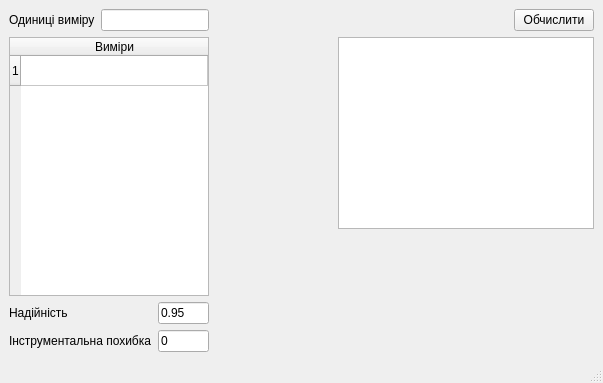
<?xml version="1.0" encoding="UTF-8"?>
<ui version="4.0">
 <class>MainWindow</class>
 <widget class="QMainWindow" name="MainWindow">
  <property name="geometry">
   <rect>
    <x>0</x>
    <y>0</y>
    <width>603</width>
    <height>383</height>
   </rect>
  </property>
  <property name="windowTitle">
   <string>Error Calculator</string>
  </property>
  <widget class="QWidget" name="centralwidget">
   <layout class="QGridLayout" name="gridLayout_2" rowstretch="1,0" columnstretch="0,0,1">
    <item row="0" column="0" rowspan="2">
     <layout class="QVBoxLayout" name="inputLayout">
      <property name="sizeConstraint">
       <enum>QLayout::SizeConstraint::SetNoConstraint</enum>
      </property>
      <item>
       <layout class="QHBoxLayout" name="unitsLayout">
        <item>
         <widget class="QLabel" name="label">
          <property name="text">
           <string>Одиниці виміру</string>
          </property>
         </widget>
        </item>
        <item>
         <widget class="QLineEdit" name="lineEditUnits">
          <property name="enabled">
           <bool>true</bool>
          </property>
          <property name="sizePolicy">
           <sizepolicy hsizetype="Fixed" vsizetype="Fixed">
            <horstretch>0</horstretch>
            <verstretch>0</verstretch>
           </sizepolicy>
          </property>
         </widget>
        </item>
       </layout>
      </item>
      <item>
       <widget class="DataTable" name="tableWidgetData">
        <property name="editTriggers">
         <set>QAbstractItemView::EditTrigger::AnyKeyPressed|QAbstractItemView::EditTrigger::EditKeyPressed</set>
        </property>
        <property name="rowCount">
         <number>1</number>
        </property>
        <property name="columnCount">
         <number>1</number>
        </property>
        <attribute name="horizontalHeaderStretchLastSection">
         <bool>true</bool>
        </attribute>
        <row/>
        <column>
         <property name="text">
          <string>Виміри</string>
         </property>
        </column>
       </widget>
      </item>
      <item>
       <layout class="QGridLayout" name="gridLayout">
        <item row="0" column="1">
         <widget class="QLineEdit" name="lineEditTtest">
          <property name="text">
           <string>0.95</string>
          </property>
         </widget>
        </item>
        <item row="0" column="0">
         <widget class="QLabel" name="label_2">
          <property name="text">
           <string>Надійність</string>
          </property>
         </widget>
        </item>
        <item row="1" column="0">
         <widget class="QLabel" name="label_3">
          <property name="text">
           <string>Інструментальна похибка</string>
          </property>
         </widget>
        </item>
        <item row="1" column="1">
         <widget class="QLineEdit" name="lineEditInstErr">
          <property name="text">
           <string>0</string>
          </property>
         </widget>
        </item>
       </layout>
      </item>
     </layout>
    </item>
    <item row="0" column="1" rowspan="2">
     <spacer name="horizontalSpacer_2">
      <property name="orientation">
       <enum>Qt::Orientation::Horizontal</enum>
      </property>
      <property name="sizeType">
       <enum>QSizePolicy::Policy::Expanding</enum>
      </property>
      <property name="sizeHint" stdset="0">
       <size>
        <width>500</width>
        <height>20</height>
       </size>
      </property>
     </spacer>
    </item>
    <item row="0" column="2">
     <layout class="QGridLayout" name="resultsLayout">
      <property name="sizeConstraint">
       <enum>QLayout::SizeConstraint::SetDefaultConstraint</enum>
      </property>
      <item row="1" column="0" colspan="2">
       <widget class="QTextBrowser" name="textBrowserResults">
        <property name="sizePolicy">
         <sizepolicy hsizetype="MinimumExpanding" vsizetype="Fixed">
          <horstretch>0</horstretch>
          <verstretch>0</verstretch>
         </sizepolicy>
        </property>
       </widget>
      </item>
      <item row="0" column="1">
       <widget class="QPushButton" name="pushButtonRun">
        <property name="text">
         <string>Обчислити</string>
        </property>
       </widget>
      </item>
      <item row="0" column="0">
       <spacer name="horizontalSpacer">
        <property name="orientation">
         <enum>Qt::Orientation::Horizontal</enum>
        </property>
        <property name="sizeHint" stdset="0">
         <size>
          <width>40</width>
          <height>20</height>
         </size>
        </property>
       </spacer>
      </item>
     </layout>
    </item>
    <item row="1" column="2">
     <spacer name="verticalSpacer">
      <property name="orientation">
       <enum>Qt::Orientation::Vertical</enum>
      </property>
      <property name="sizeHint" stdset="0">
       <size>
        <width>20</width>
        <height>2000</height>
       </size>
      </property>
     </spacer>
    </item>
   </layout>
  </widget>
  <widget class="QMenuBar" name="menubar">
   <property name="geometry">
    <rect>
     <x>0</x>
     <y>0</y>
     <width>603</width>
     <height>22</height>
    </rect>
   </property>
  </widget>
  <widget class="QStatusBar" name="statusbar"/>
 </widget>
 <customwidgets>
  <customwidget>
   <class>DataTable</class>
   <extends>QTableWidget</extends>
   <header>datatable.h</header>
  </customwidget>
 </customwidgets>
 <resources/>
 <connections/>
</ui>
